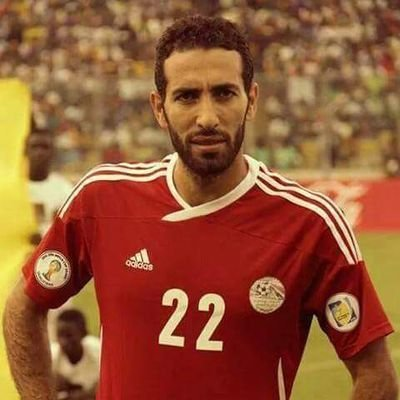
#> input picture face_recognition/data/single_images/abo_treka.png, 400 x 400 px
$ python train.py
#> lines starting #> are read from the running program, lines starting #| are printed output that depends on the picture
import json
import sys
import cv2 as cv
import os
import numpy as np
import pathlib
from typing import List, Tuple, Dict


def get_images_and_labels(data_folder: str) -> Tuple[List[np.ndarray], List[int], Dict[str, int]]:
    """
    Get images, labels, and label mapping from a given data folder.

    Args:
    - data_folder: The path to the folder containing the images

    Returns:
    - images: A list of numpy arrays representing the images
    - labels: A list of integers representing the labels
    - label_mapping: A dictionary mapping string labels to integer IDs
    """
#> called with data_folder = 'face_recognition/data/single_images'
    image_paths = [os.path.join(data_folder, f) for f in os.listdir(data_folder)]
    images = []
    labels = []
    label_mapping = {}
    current_label_id = 0

    for image_path in image_paths:
        img = cv.imread(image_path, cv.IMREAD_GRAYSCALE)
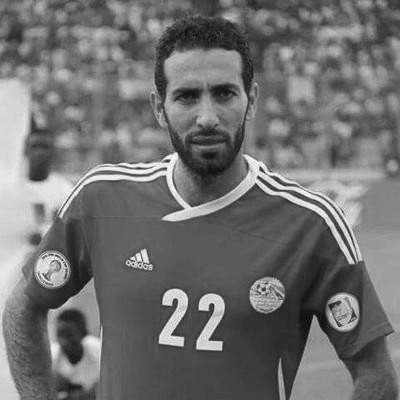
#> img: shape (400, 400); min 0, max 251, mean 112.1
        label_str = os.path.split(image_path)[-1].split(".")[0]

        if label_str not in label_mapping:
            label_mapping[label_str] = current_label_id
            current_label_id += 1

        label = label_mapping[label_str]
        images.append(img)
        labels.append(label)
#> pass 2 of the loop in get_images_and_labels, `for image_path in image_paths:`:
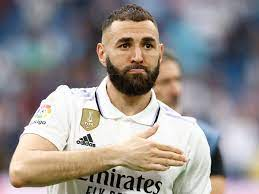
#> input picture face_recognition/data/single_images/karim_benzem.png, 259 x 194 px
#> in get_images_and_labels, `img = cv.imread(image_path, cv.IMREAD_GRAYSCALE)`:
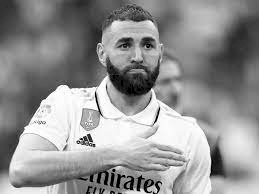
#> img: shape (194, 259); min 0, max 255, mean 146.5

    return images, labels, label_mapping


def save_label_mapping(label_mapping: Dict[str, int], output_file: str) -> None:
    """
    Save the label mapping to a JSON file.

    Args:
    - label_mapping: A dictionary mapping string labels to integer IDs
    - output_file: The path to the output JSON file
    """
    with open(output_file, 'w') as f:
        json.dump(label_mapping, f)

    print(f"Label mapping saved to {output_file}.")


def main():
    global face_recognizer, label_mapping
    cur_path=str(pathlib.Path(__file__).parent.absolute())
    data_path=cur_path + '/data/single_images'

    images, labels, label_mapping = get_images_and_labels(data_path)
#> images = 2 items; labels = [0, 1]; label_mapping = {'abo_treka': 0, 'karim_benzem': 1}

    save_label_mapping(label_mapping, cur_path + '/data/label_mapping.json')
    face_recognizer = cv.face.LBPHFaceRecognizer_create()
    face_recognizer.train(images, np.array(labels))
    #create if not exists
    if not os.path.exists('data'):
        os.makedirs('data')
    face_recognizer.save('data/trained_model.xml')

    print("Training complete.")


if __name__ == '__main__':
    sys.exit(main())
#> (the program exits here)
